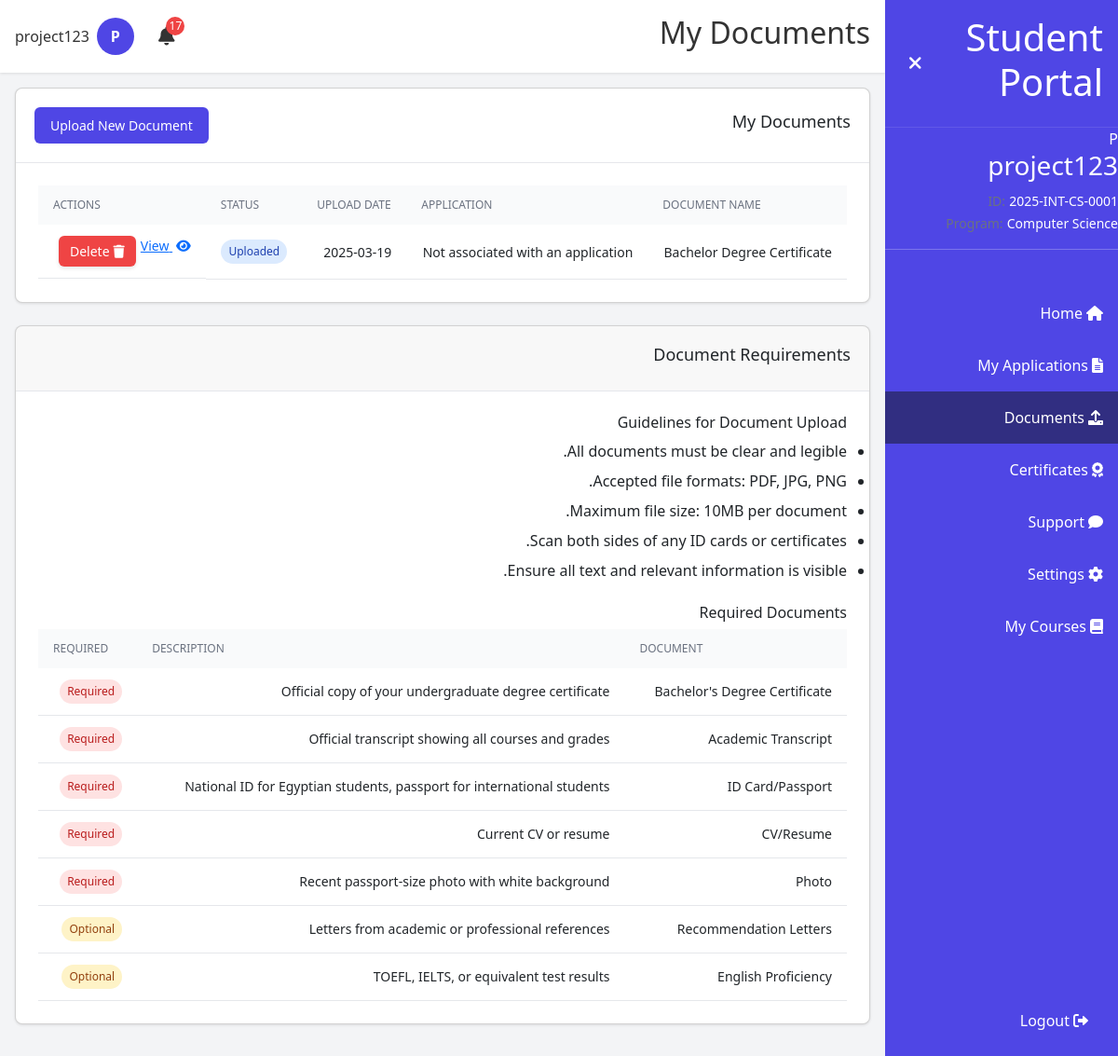
Screenshot of /student/documents (signed in) with the database file from the repository.
### models.py (models this page shows, shortened)
class User(db.Model, UserMixin):
    __tablename__ = 'user'
    __table_args__ = {'extend_existing': True}
    id = db.Column(db.Integer, primary_key=True)
    email = db.Column(db.String(120), unique=True, nullable=False)
    password_hash = db.Column(db.String(128), nullable=False)
    full_name = db.Column(db.String(100), nullable=False)
    phone = db.Column(db.String(20), nullable=True)
    nationality = db.Column(db.String(50), nullable=True)
    education = db.Column(db.String(50), nullable=True)
    role = db.Column(db.String(20), default='student')
    created_at = db.Column(db.DateTime, default=datetime.utcnow)
    applications = db.relationship('Application', backref='user', lazy=True)
    documents = db.relationship('Document', backref='user', lazy=True)
    certificates = db.relationship('Certificate', backref='user', lazy=True)
    tickets = db.relationship('Ticket', backref='user', lazy=True)
    notifications = db.relationship('Notification', backref='user', lazy=True)
    def is_admin(self):
        return self.role == 'admin'

class StudentID(db.Model):
    __tablename__ = 'student_id'
    __table_args__ = {'extend_existing': True}
    id = db.Column(db.Integer, primary_key=True)
    student_id = db.Column(db.String(20), unique=True, nullable=False)
    application_id = db.Column(db.Integer, db.ForeignKey('application.id'), unique=True, nullable=False)
    application = db.relationship('Application', backref='student_id', lazy=True)
    created_at = db.Column(db.DateTime, default=datetime.utcnow)

class Application(db.Model):
    __tablename__ = 'application'
    __table_args__ = {'extend_existing': True}
    id = db.Column(db.Integer, primary_key=True)
    app_id = db.Column(db.String(20), unique=True, nullable=False)
    user_id = db.Column(db.Integer, db.ForeignKey('user.id'), nullable=False)
    program = db.Column(db.String(200), nullable=False)  # This stores the program name
    program_id = db.Column(db.Integer, db.ForeignKey('programs.id'), nullable=True)
    program_relation = db.relationship('Program', backref='applications', lazy=True)
    status = db.Column(db.String(50), default='Pending Review')
    payment_status = db.Column(db.String(20), default='Pending')
    date_submitted = db.Column(db.DateTime, default=datetime.utcnow)

class Document(db.Model):
    __tablename__ = 'document'
    __table_args__ = {'extend_existing': True}
    id = db.Column(db.Integer, primary_key=True)
    user_id = db.Column(db.Integer, db.ForeignKey('user.id'), nullable=False)
    application_id = db.Column(db.Integer, db.ForeignKey('application.id'), nullable=True)
    name = db.Column(db.String(100), nullable=False)
    file_path = db.Column(db.String(255), nullable=False)
    status = db.Column(db.String(20), default='Uploaded')
    uploaded_at = db.Column(db.DateTime, default=datetime.utcnow)

### run.py (the view)
@app.route('/student/documents')
@login_required
def student_documents():
    if current_user.is_admin():
        return redirect(url_for('admin_dashboard'))
    documents = Document.query.filter_by(user_id=current_user.id).all()
    applications = Application.query.filter_by(user_id=current_user.id).all()
    return render_template('student/documents.html', documents=documents, applications=applications)

### run.py (called while the page is built, shortened)
@login_manager.user_loader
def load_user(user_id):
    return User.query.get(int(user_id))

@app.template_filter('initials')
def initials_filter(name):
    if not name:
        return "UN"
    parts = name.split()
    if len(parts) == 1:
        return parts[0][0].upper()
    else:
        return (parts[0][0] + parts[-1][0]).upper()

def calculate_gpa(user_id):
    try:
        enrollments = CourseEnrollment.query.filter_by(student_id=user_id).all()
        if not enrollments:
            return None
        total_gpa_points = 0
        total_credits = 0
        for enrollment in enrollments:
            if not enrollment.grade or enrollment.status != 'Completed':
                continue
        if total_credits == 0:
            return None
        return total_gpa_points / total_credits
    except Exception as e:
        print(f"Error calculating GPA: {str(e)}")
        return None

@app.context_processor
def inject_now():
    return {'now': datetime.utcnow()}

@app.context_processor
def utility_processor():
    return {
        'now': datetime.now()
    }

### templates/student/documents.html (shortened to what this page needs)
{% extends "student_layout.html" %}
{% block page_title %}My Documents{% endblock %}
{% block main_content %}
<div class="card">
    <div class="card-header-with-actions">
        <h3>My Documents</h3>
        <a href="{{ url_for('student_upload_document') }}" class="btn primary">Upload New Document</a>
    </div>
    <div class="card-body">
        {% if documents %}
            <div class="table-container">
                <table class="full-width-table">
                    <thead>
                        <tr>
                            <th>Document Name</th>
                            <th>Application</th>
                            <th>Upload Date</th>
                            <th>Status</th>
                            <th>Actions</th>
                        </tr>
                    </thead>
                    <tbody>
                        {% for document in documents|sort(attribute='uploaded_at', reverse=true) %}
                            <tr>
                                <td>{{ document.name }}</td>
                                <td>
                                    {% if document.application %}
                                        {{ document.application.app_id }} - {{ document.application.program }}
                                    {% else %}
                                        Not associated with an application
                                    {% endif %}
                                </td>
                                <td>{{ document.uploaded_at.strftime('%Y-%m-%d') }}</td>
                                <td>
                                    <span class="status-badge
                                        {% if document.status == 'Uploaded' %}blue
                                        {% elif document.status == 'Verified' %}green
                                        {% elif document.status == 'Rejected' %}red
                                        {% endif %}">
                                        {{ document.status }}
                                    </span>
                                </td>
                                <td class="actions-cell">
                                    <a href="{{ url_for('static', filename=document.file_path) }}" target="_blank" class="action-btn">
                                        <i class="fas fa-eye"></i> View
                                    </a>
                                    <button class="action-btn delete-doc-btn" data-id="{{ document.id }}">
                                        <i class="fas fa-trash"></i> Delete
                                    </button>
                                </td>
                            </tr>
                        {% endfor %}
                    </tbody>
                </table>
            </div>
        {% else %}
            <div class="text-center py-10">
                <p class="text-muted mb-4">You haven't uploaded any documents yet.</p>
                <a href="{{ url_for('student_upload_document') }}" class="btn primary">Upload Document</a>
            </div>
        {% endif %}
    </div>
</div>
<div class="card mt-6">
    <div class="card-header">
        <h3>Document Requirements</h3>
    </div>
    <div class="card-body">
        <h4 class="mb-2">Guidelines for Document Upload</h4>
        <ul class="mb-4 ml-6" style="list-style-type: disc;">
            <li class="mb-2">All documents must be clear and legible.</li>
            <li class="mb-2">Accepted file formats: PDF, JPG, PNG.</li>
            <li class="mb-2">Maximum file size: 10MB per document.</li>
            <li class="mb-2">Scan both sides of any ID cards or certificates.</li>
            <li>Ensure all text and relevant information is visible.</li>
        </ul>
        <h4 class="mb-2 mt-4">Required Documents</h4>
        <div class="table-container">
            <table class="full-width-table">
                <thead>
                    <tr>
                        <th>Document</th>
                        <th>Description</th>
                        <th>Required</th>
                    </tr>
                </thead>
                <tbody>
                    <tr>
                        <td>Bachelor's Degree Certificate</td>
                        <td>Official copy of your undergraduate degree certificate</td>
                        <td><span class="status-badge red">Required</span></td>
                    </tr>
                    <tr>
                        <td>Academic Transcript</td>
                        <td>Official transcript showing all courses and grades</td>
                        <td><span class="status-badge red">Required</span></td>
                    </tr>
                    <tr>
                        <td>ID Card/Passport</td>
                        <td>National ID for Egyptian students, passport for international students</td>
                        <td><span class="status-badge red">Required</span></td>
                    </tr>
                    <tr>
                        <td>CV/Resume</td>
                        <td>Current CV or resume</td>
                        <td><span class="status-badge red">Required</span></td>
                    </tr>
                    <tr>
                        <td>Photo</td>
                        <td>Recent passport-size photo with white background</td>
                        <td><span class="status-badge red">Required</span></td>
                    </tr>
                    <tr>
                        <td>Recommendation Letters</td>
                        <td>Letters from academic or professional references</td>
                        <td><span class="status-badge yellow">Optional</span></td>
                    </tr>
                    <tr>
                        <td>English Proficiency</td>
                        <td>TOEFL, IELTS, or equivalent test results</td>
                        <td><span class="status-badge yellow">Optional</span></td>
                    </tr>
                </tbody>
            </table>
        </div>
    </div>
</div>
{% endblock %}

### templates/student_layout.html (shortened to what this page needs)
{% extends "base.html" %}
{% block content %}
<div class="dashboard-container">
    <div id="sidebar" class="sidebar">
        <div class="sidebar-header">
            <h1 id="sidebar-title">Student Portal</h1>
            <button id="toggle-sidebar" class="btn-icon">
                <i class="fas fa-times"></i>
            </button>
        </div>
        {% if student_id %}
        <div class="sidebar-profile">
            <div class="sidebar-avatar">
                {{ current_user.full_name|initials }}
            </div>
            <h3 class="sidebar-name">{{ current_user.full_name }}</h3>
            <div class="sidebar-info">
                <div class="info-item">
                    <span class="info-label">ID:</span>
                    <span class="info-value">{{ student_id }}</span>
                </div>
                <div class="info-item">
                    <span class="info-label">Program:</span>
                    <span class="info-value small">{{ program }}</span>
                </div>
            </div>
        </div>
        <hr class="sidebar-divider">
        {% endif %}
        <nav class="sidebar-nav">
            <a href="{{ url_for('student_dashboard') }}" class="nav-item {% if request.endpoint == 'student_dashboard' %}active{% endif %}">
                <i class="fas fa-home"></i>
                <span class="nav-text">Home</span>
            </a>
            <a href="{{ url_for('student_applications') }}" class="nav-item {% if request.endpoint == 'student_applications' or request.endpoint == 'student_new_application' %}active{% endif %}">
                <i class="fas fa-file-alt"></i>
                <span class="nav-text">My Applications</span>
            </a>
            <a href="{{ url_for('student_documents') }}" class="nav-item {% if request.endpoint == 'student_documents' or request.endpoint == 'student_upload_document' %}active{% endif %}">
                <i class="fas fa-upload"></i>
                <span class="nav-text">Documents</span>
            </a>
            <a href="{{ url_for('student_certificates') }}" class="nav-item {% if request.endpoint == 'student_certificates' or request.endpoint == 'student_request_certificate' %}active{% endif %}">
                <i class="fas fa-award"></i>
                <span class="nav-text">Certificates</span>
            </a>
            <a href="{{ url_for('student_support') }}" class="nav-item {% if request.endpoint == 'student_support' or request.endpoint == 'student_new_ticket' or request.endpoint == 'student_ticket_detail' %}active{% endif %}">
                <i class="fas fa-comment"></i>
                <span class="nav-text">Support</span>
            </a>
            <a href="{{ url_for('student_settings') }}" class="nav-item {% if request.endpoint == 'student_settings' %}active{% endif %}">
                <i class="fas fa-cog"></i>
                <span class="nav-text">Settings</span>
            </a>
            <a href="{{ url_for('student_courses') }}" class="nav-item {% if request.endpoint == 'student_courses' %}active{% endif %}">
                <i class="fas fa-book"></i>
                <span class="nav-text">My Courses</span>
            </a>
        </nav>
        <div class="logout-container">
            <a href="{{ url_for('logout') }}" class="nav-item">
                <i class="fas fa-sign-out-alt"></i>
                <span class="nav-text">Logout</span>
            </a>
        </div>
    </div>
    <div class="main-content">
        <header class="header">
            <div class="header-content">
                <h2 id="page-title">{% block page_title %}Dashboard{% endblock %}</h2>
                <div class="header-actions">
                    <div class="notification-container">
                        <button id="notification-btn" class="btn-icon">
                            <i class="fas fa-bell"></i>
                            {% set unread_notifications = current_user.notifications|selectattr('read', 'equalto', false)|list %}
                            {% if unread_notifications %}
                                <span id="notification-badge" class="notification-badge">{{ unread_notifications|length }}</span>
                            {% endif %}
                        </button>
                    </div>
                    <div class="user-container">
                        <div class="avatar">
                            {{ current_user.full_name|initials }}
                        </div>
                        <span id="user-name" class="user-name">{{ current_user.full_name }}</span>
                    </div>
                </div>
            </div>
        </header>
        <main class="content">
            {% block main_content %}{% endblock %}
        </main>
    </div>
</div>
{% endblock %}

### rows the page displays
User: full_name|initials "P", full_name "project123"
StudentID: student "2025-INT-CS-0001"
Application: program "Computer Science"
Document: name "Bachelor Degree Certificate", uploaded_at "2025-03-19", status "Uploaded"

### other values shown
{{ unread_notifications|length }} "17"
